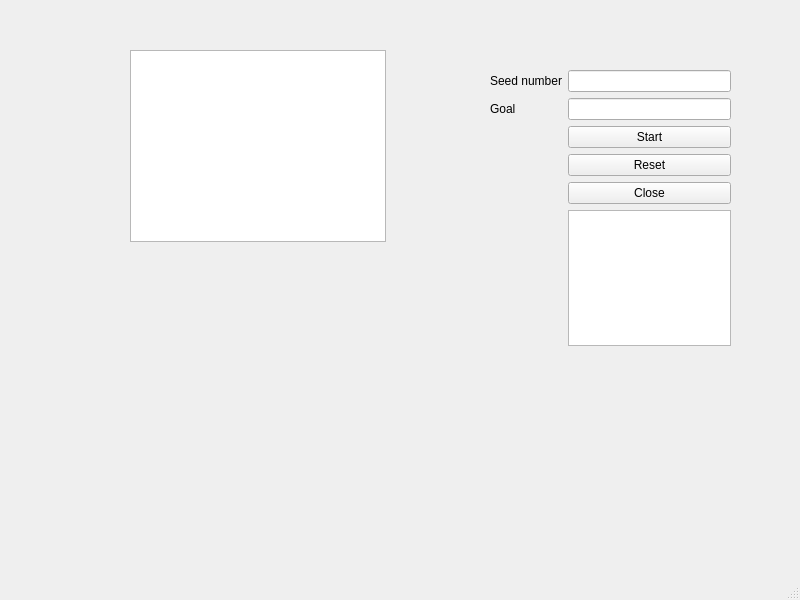
<?xml version="1.0" encoding="UTF-8"?>
<ui version="4.0">
 <class>MainWindow</class>
 <widget class="QMainWindow" name="MainWindow">
  <property name="geometry">
   <rect>
    <x>0</x>
    <y>0</y>
    <width>800</width>
    <height>600</height>
   </rect>
  </property>
  <property name="windowTitle">
   <string>MainWindow</string>
  </property>
  <widget class="QWidget" name="centralwidget">
   <widget class="QWidget" name="gridLayoutWidget">
    <property name="geometry">
     <rect>
      <x>490</x>
      <y>70</y>
      <width>241</width>
      <height>276</height>
     </rect>
    </property>
    <layout class="QGridLayout" name="gridLayout">
     <item row="3" column="1">
      <widget class="QLineEdit" name="goalLine"/>
     </item>
     <item row="7" column="1">
      <widget class="QPushButton" name="closeButton">
       <property name="text">
        <string>Close</string>
       </property>
      </widget>
     </item>
     <item row="6" column="1">
      <widget class="QPushButton" name="resetButton">
       <property name="text">
        <string>Reset</string>
       </property>
      </widget>
     </item>
     <item row="1" column="1">
      <widget class="QLineEdit" name="seedLine"/>
     </item>
     <item row="4" column="1">
      <widget class="QPushButton" name="startButton">
       <property name="text">
        <string>Start</string>
       </property>
      </widget>
     </item>
     <item row="3" column="0">
      <widget class="QLabel" name="goalLabel">
       <property name="text">
        <string>Goal</string>
       </property>
      </widget>
     </item>
     <item row="8" column="1">
      <widget class="QTextBrowser" name="textBrowser"/>
     </item>
     <item row="1" column="0">
      <widget class="QLabel" name="seedLabel">
       <property name="text">
        <string>Seed number</string>
       </property>
      </widget>
     </item>
    </layout>
   </widget>
   <widget class="QGraphicsView" name="graphicsView">
    <property name="geometry">
     <rect>
      <x>130</x>
      <y>50</y>
      <width>256</width>
      <height>192</height>
     </rect>
    </property>
   </widget>
  </widget>
  <widget class="QMenuBar" name="menubar">
   <property name="geometry">
    <rect>
     <x>0</x>
     <y>0</y>
     <width>800</width>
     <height>25</height>
    </rect>
   </property>
  </widget>
  <widget class="QStatusBar" name="statusbar"/>
 </widget>
 <resources/>
 <connections>
  <connection>
   <sender>closeButton</sender>
   <signal>clicked()</signal>
   <receiver>MainWindow</receiver>
   <slot>close()</slot>
   <hints>
    <hint type="sourcelabel">
     <x>711</x>
     <y>277</y>
    </hint>
    <hint type="destinationlabel">
     <x>399</x>
     <y>299</y>
    </hint>
   </hints>
  </connection>
 </connections>
</ui>
